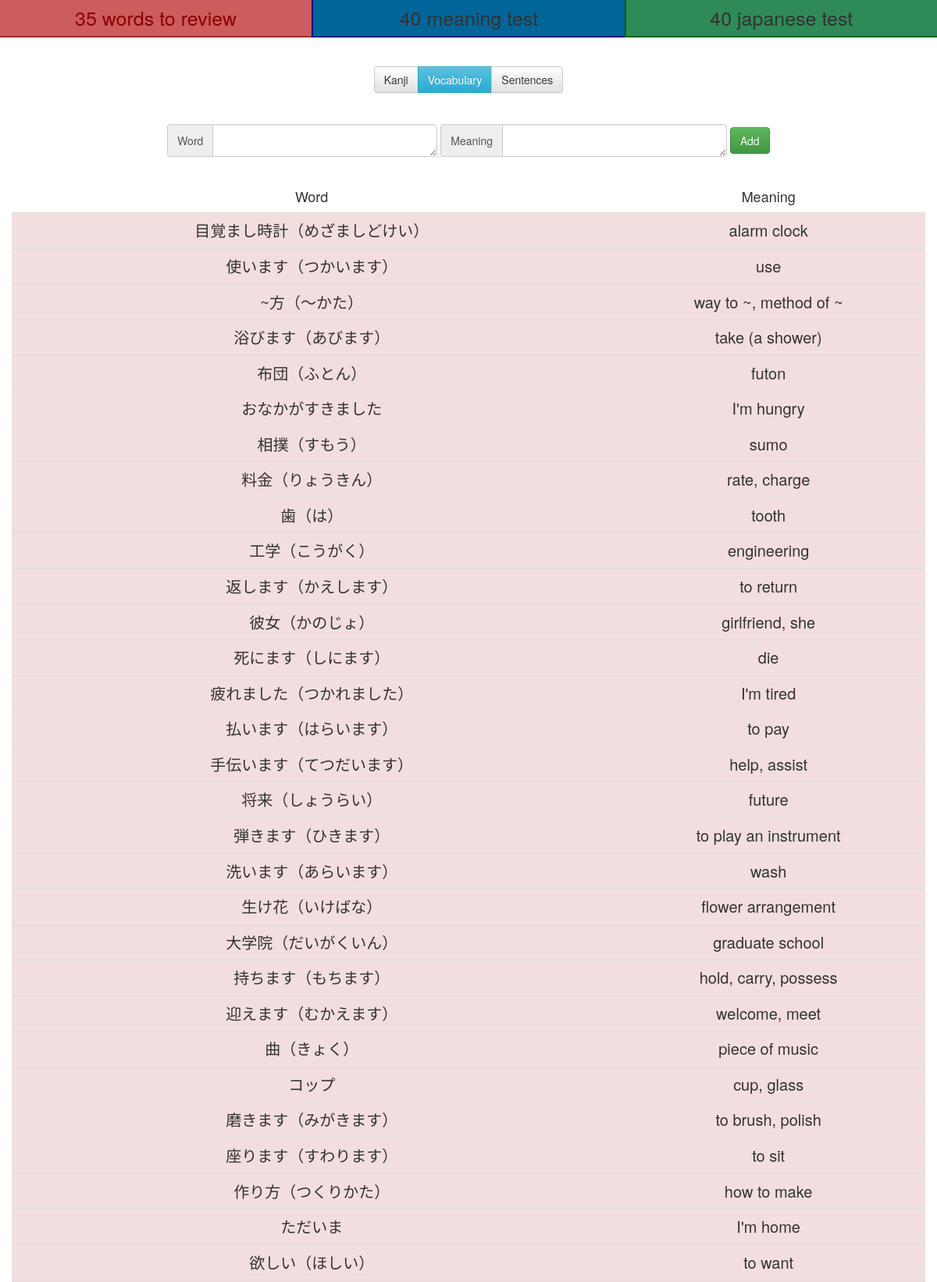
Screenshot of /vocabularyController.php?word=1 (upper part) with the database file from the repository.
### tables this page shows
CREATE TABLE `vocabulary` (
  `id` int(11) NOT NULL AUTO_INCREMENT,
  `chara` text NOT NULL,
  `meaning` text NOT NULL,
  `day` int(11) NOT NULL DEFAULT 1,
  `dateNext` timestamp NOT NULL DEFAULT current_timestamp() ON UPDATE current_timestamp(),
  `toTestKanji` tinyint(4) NOT NULL DEFAULT 0,
  `toTestMeaning` tinyint(4) NOT NULL DEFAULT 0,
  `testable` tinyint(4) NOT NULL DEFAULT 1,
  `word` tinyint(4) NOT NULL DEFAULT 1,
  PRIMARY KEY (`id`)
);

### vocabularyController.php (called while the page is built, shortened)
<?php
include_once("Word.php");
if($_GET["word"]==1) {
    $allWords = getAllWords();
}
else{
    $allWords = getAllSentences();
}
$numberKanji = getNumberToTestKanji($allWords);
$numberMeaning = getNumberToTestMeaning($allWords);
$numberToReview = getNombreARevoir($allWords);
include_once("vocabularyView.php");
?>

### Connection.php (called while the page is built, shortened)
<?php
class Connection{
    private static $bdd = null;
    private function __construct(){
        try{
            self::$bdd = new PDO('mysql:host=localhost;dbname=kanji', 'root', '');
        }
        catch(Exception $e){
            die('Erreur : '.$e->getMessage());
        }
    }
    public static function getBdd(){
        return self::$bdd;
    }
}
?>

### Word.php (called while the page is built, shortened)
<?php
class Word{
    private $id;
    private $character;
    private $meaning;
    private $dateNext;
    private $toTestKanji;
    private $toTestMeaning;
    private $testable;
    private $class;
    public function __construct($id, $character, $meaning, $day, $dateNext, $toTestKanji, $toTestMeaning, $testable, $word){
        $this->id=$id;
        $this->character=$character;
        $this->meaning=$meaning;
        $this->dateNext=$dateNext;
        $this->toTestKanji=$toTestKanji;
        $this->toTestMeaning=$toTestMeaning;
        $this->testable=$testable;
    }
    public function calculTime(){
        $time = time();
        $second = strtotime($this->dateNext)-$time;
        if($second>0) {
            $jour = floor($second / (60 * 60 * 24));
            $heure = floor(($second - $jour * 24 * 60 * 60) / (60 * 60));
            $minute = floor(($second - $heure * 60 * 60 - $jour * 24 * 60 * 60) / (60));
            $second = floor($second - $minute * 60 - $heure * 60 * 60 - $jour * 24 * 60 * 60);
            if($jour==0){
                $this->class="warning";
            }
            else
                $this->compteur = $jour . "jours " . $heure . "h " . $minute . "m " . $second . "s";
        }
        else {
            $jour = ceil($second / (60 * 60 * 24));
            $heure = ceil(($second - $jour * 24 * 60 * 60) / (60 * 60));
            $minute = ceil(($second - $heure * 60 * 60 - $jour * 24 * 60 * 60) / (60));
            $second = ceil($second - $minute * 60 - $heure * 60 * 60 - $jour * 24 * 60 * 60);
            if(!($jour==0 && $heure==0 && $second==0 && $minute==0))
                $this->class="danger";
            else
                $this->class="warning";
        }
    }
    public function getId(){
        return $this->id;
    }
    public function getCharacter(){
        return $this->character;
    }
    public function getClass(){
        return $this->class;
    }
    public function getMeaning(){
        return $this->meaning;
    }
    public function getToTestKanji(){
        return $this->toTestKanji;
    }
    public function getToTestMeaning(){
        return $this->toTestMeaning;
    }
    public function getTestable(){
        return $this->testable;
    }
    public function getDateNext(){
        return $this->dateNext;
    }
}
include_once("Connection.php");
function getAllWords(){
    $req = Connection::getBdd()->query("SELECT * FROM Vocabulary WHERE word=1 ORDER BY dateNext");
    while($data = $req->fetch())
        $array[] = new Word($data['id'], $data['chara'], $data['meaning'], $data['day'], $data['dateNext'], $data['toTestKanji'], $data['toTestMeaning'], $data['testable'], $data['word']);
    if(isset($array)) return $array;
}
function getNombreARevoir($all){
    if(isset($all)){
        $nb = 0;
        foreach($all as $word){
            if($word->getDateNext()<date('Y-m-d H:i:s', strtotime('+0day', date(time()))))
                $nb++;
        }
        return $nb;
    }
    return 0;
}
function getNumberToTestMeaning($all){
    $nb = 0;
    if(isset($all)) {
        foreach ($all as $word) {
            if ($word->getToTestMeaning() == 1 && $word->getTestable() == 1)
                $nb++;
        }
    }
    return $nb;
}
function getNumberToTestKanji($all){
    $nb = 0;
    if(isset($all)) {
        foreach ($all as $word) {
            if ($word->getToTestKanji() == 1 && $word->getTestable() == 1)
                $nb++;
        }
    }
    return $nb;
}
?>

### vocabularyView.php (the view)
<body>
        <?php if($numberKanji>0 || $numberMeaning>0 || $numberToReview>0){?>
            <div class="review">
                <?php if($numberToReview>0){ ?>
                <div class="reviewKanjiHeader" onclick="document.location.href='vocabularyReview.php?word=<?php echo $_GET["word"] ?>'">
                    <span><?php echo $numberToReview;if($_GET["word"]==1) echo " word"; else echo " sentence";if($numberToReview!=1) echo "s" ?> to review</span>
                </div>
                <?php }if($numberMeaning>0){ ?>
                <div class="testMeaningHeader" onclick="document.location.href='vocabularyTest.php?test=1&word=<?php echo $_GET["word"] ?>'">
                    <span><?php echo $numberMeaning ?> meaning test</span>
                </div>
                <?php }if($numberKanji>0){ ?>
                <div class="testKanjiHeader" onclick="document.location.href='vocabularyTest.php?test=2&word=<?php echo $_GET["word"] ?>'">
                    <span><?php echo $numberKanji ?> japanese test</span>
                </div>
                <?php } ?>
            </div>
        <?php
        }?>
        <div class="page">
            <div class="menu-onglet btn-group" role="group" aria-label="...">
                <button onclick="document.location.href='index.php'" type="button" class="btn btn-default">Kanji</button>
                <button onclick="document.location.href='vocabularyController.php?word=1'" type="button" class="btn <?php if($_GET['word']==1) echo 'btn-info';else echo 'btn-default' ?>">Vocabulary</button>
                <button onclick="document.location.href='vocabularyController.php?word=2'" type="button" class="btn <?php if($_GET['word']==2) echo 'btn-info';else echo 'btn-default' ?>"">Sentences</button>
            </div>
            <form id="form-add" action="vocabularyController.php?word=<?php echo $_GET['word'] ?>" method="post" class="form-inline">
                <div class="form-group">
                <div class="input-group">
                    <div class="input-group-addon">Word</div>
                <textarea autocomplete="off" autocorrect="off" autocapitalize="off" spellcheck="false" type="text" rows="1" class="form-control" name="word"></textarea>
                </div>
                <div class="input-group">
                    <div class="input-group-addon">Meaning</div>
                    <textarea autocomplete="off" autocorrect="off" autocapitalize="off" spellcheck="false" type="text" rows="1" class="form-control" name="meaning"></textarea>
                </div>
                </div>
                <button type="submit" class="btn btn-success">Add</button>
            </form>
        <table class="table">
        <tr>
            <td><?php if($_GET['word']==1) echo 'Word';else echo 'Sentence'?></td>
            <td>Meaning</td>
        </tr>
<?php
    if(isset($allWords)){
        foreach ($allWords as $word){?>
            <tr <?php echo "onclick=document.location.href='vocabularyReview.php?id=".$word->getId()."&word=".$_GET['word']."'" ?> class=<?php echo "'listKanji ".$word->getClass()."'" ?>>
                <td><?php echo $word->getCharacter() ?></td>
                <td><?php echo $word->getMeaning() ?></td>
            </tr>
        <?php
        }
    }?>
    </table>
    </div>
</body>
</html>

### css/style.css (style rules this page uses)
body { --color-background: white; --font-color: rgb(51, 51, 51); background-color: var(--color-background) !important; }
.page { padding-top: 15px; text-align: center; margin-right: auto; margin-left: auto; color: var(--font-color); }
@media (min-width: 768px) { .page { width: 750px; } }
@media (min-width: 992px) { .page { width: 970px; } }
@media (min-width: 1200px) { .page { width: 1170px; } }
.table > tbody > tr:first-child > td { font-size: 18px; border: none; color: var(--font-color); background-color: var(--color-background) !important; }
.table > tbody > tr > td { color: rgb(51, 51, 51); }
td { vertical-align: top; text-align: center; }
table { margin-top: 30px; width: 100%; }
.page > table { margin-bottom: 0px; }
.review { position: fixed; z-index: 1; right: 0; left: 0; font-size: 25px; cursor: pointer; display: flex; }
.reviewKanjiHeader { text-align: center; padding: 5px; background: indianred; border-bottom: 2px solid brown; width: 100%; }
.testKanjiHeader { text-align: center; padding: 5px; background: seagreen; border-bottom: 2px solid darkgreen; border-left: 2px solid darkgreen; width: 100%; }
.testMeaningHeader { text-align: center; padding: 5px; background: #006699; border-bottom: 2px solid darkblue; border-left: 2px solid darkblue; width: 100%; }
.listKanji { cursor: pointer; }
@media (min-width: 992px) { .listKanji { font-size: 20px; } }
.menu-onglet { margin-top: 70px; }
#form-add { margin-top: 40px; }
.form-control { font-size: 25px; width: 700px; }

### rows the page displays
vocabulary: chara "目覚まし時計（めざましどけい）", meaning "alarm clock"
vocabulary: chara "使います（つかいます）", meaning "use"
vocabulary: chara "~方（～かた）", meaning "way to ~, method of ~"
vocabulary: chara "浴びます（あびます）", meaning "take (a shower)"
vocabulary: chara "布団（ふとん）", meaning "futon"
vocabulary: chara "おなかがすきました", meaning "I'm hungry"
vocabulary: chara "相撲（すもう）", meaning "sumo"
vocabulary: chara "料金（りょうきん）", meaning "rate, charge"
vocabulary: chara "歯（は）", meaning "tooth"
vocabulary: chara "工学（こうがく）", meaning "engineering"
vocabulary: chara "返します（かえします）", meaning "to return"
vocabulary: chara "彼女（かのじょ）", meaning "girlfriend, she"
vocabulary: chara "死にます（しにます）", meaning "die"
vocabulary: chara "疲れました（つかれました）", meaning "I'm tired"
vocabulary: chara "払います（はらいます）", meaning "to pay"
vocabulary: chara "手伝います（てつだいます）", meaning "help, assist"
vocabulary: chara "将来（しょうらい）", meaning "future"
vocabulary: chara "弾きます（ひきます）", meaning "to play an instrument"
vocabulary: chara "洗います（あらいます）", meaning "wash"
vocabulary: chara "生け花（いけばな）", meaning "flower arrangement"
vocabulary: chara "大学院（だいがくいん）", meaning "graduate school"
vocabulary: chara "持ちます（もちます）", meaning "hold, carry, possess"
vocabulary: chara "迎えます（むかえます）", meaning "welcome, meet"
vocabulary: chara "曲（きょく）", meaning "piece of music"
vocabulary: chara "コップ", meaning "cup, glass"
vocabulary: chara "磨きます（みがきます）", meaning "to brush, polish"
vocabulary: chara "座ります（すわります）", meaning "to sit"
vocabulary: chara "作り方（つくりかた）", meaning "how to make"
vocabulary: chara "ただいま", meaning "I'm home"
vocabulary: chara "欲しい（ほしい）", meaning "to want"

### other values shown
$numberToReview "35"
$numberMeaning "40"
$numberKanji "40"
